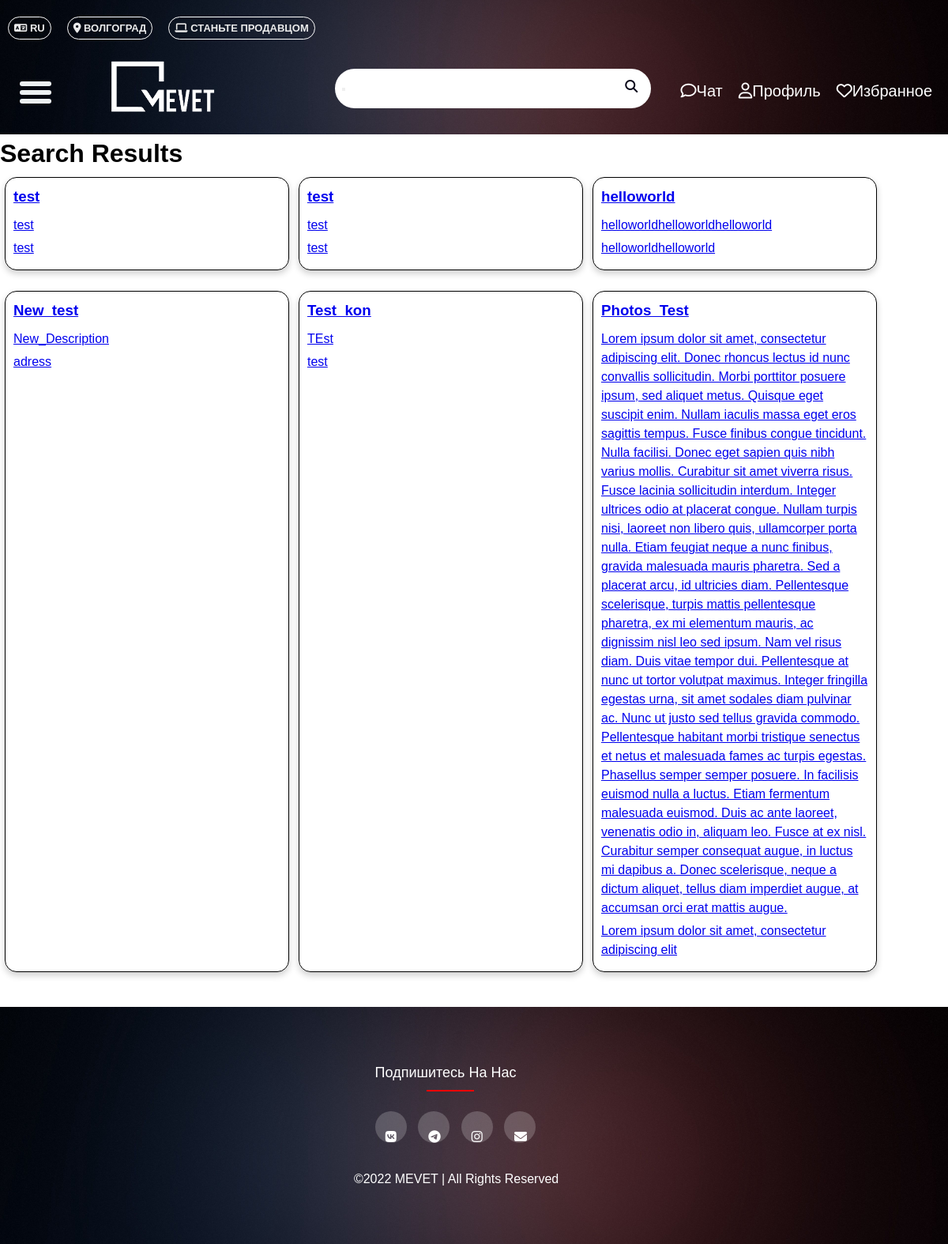
/search/, run on an earlier commit of the app's database.
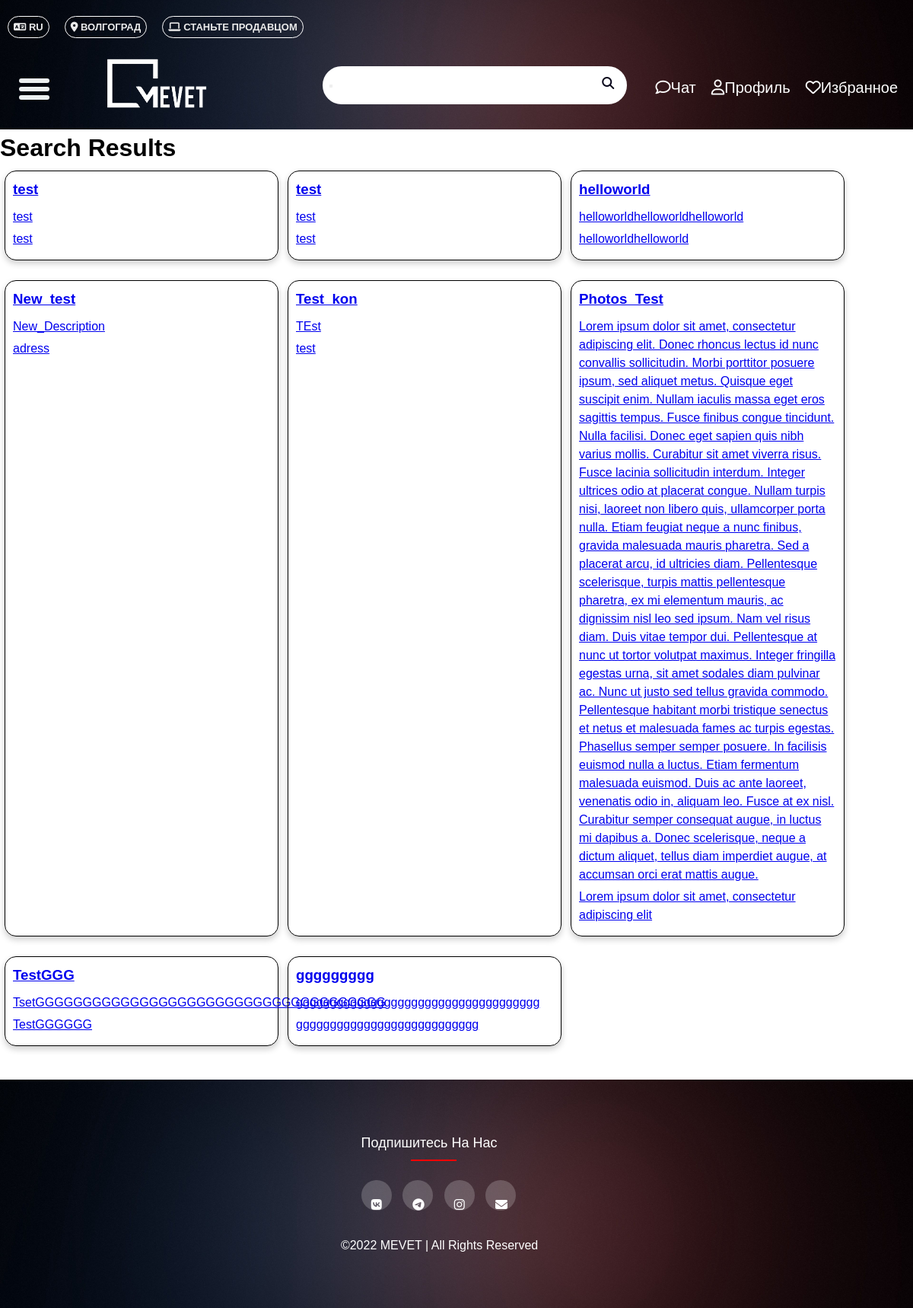
And on a later commit of the database.
### rental_ads/models.py (models this page shows, shortened)
class Rental(models.Model):
    category = models.ForeignKey(Category, on_delete=models.CASCADE)
    title = models.CharField(max_length=200)
    description = models.TextField()
    address = models.CharField(max_length=200)
    price = models.DecimalField(max_digits=10, decimal_places=2)
    contact = models.CharField(max_length=100)
    created_at = models.DateTimeField(auto_now_add=True)
    updated_at = models.DateTimeField(auto_now=True)
    main_image = models.ImageField(upload_to=rental_main_image_upload_path, blank=True, null=True)
    class Meta:
        verbose_name = "Rental"
        verbose_name_plural = "Rentals"

### rental_ads/views.py (the view)
# urls.py: path('search/', views.rental_search, name='rental_search'),
def rental_search(request):
    query = request.GET.get('query', '')
    rental_list = Rental.objects.filter(
        Q(title__icontains=query) |
        Q(description__icontains=query)
    )
    context = {'rental_list': rental_list}
    return render(request, 'rental_search_results.html', context)

### rental_ads/templates/rental_search_results.html
{% extends 'base.html' %}
{% block content %}
<h1>Search Results</h1>
<div class="rentals-container">
    {% for rental in rental_list %}
    <div class="rental-item">
        <a href="{% url 'rental_detail' category_name=rental.category.name rental_id=rental.id %}">
            <h3>{{ rental.title }}</h3>
            <p>{{ rental.description }}</p>
            <p>{{ rental.address }}</p>
        </a>
    </div>
    {% empty %}
    <p>No results found.</p>
    {% endfor %}
</div>
{% endblock %}

What changed in the data, as far as the page shows it:
added Rental: title "TestGGG", description "TsetGGGGGGGGGGGGGGGGGGGGGGGGGGGGGGGGGGGGG", address "TestGGGGGG"
added Rental: title "ggggggggg", description "gggggggggggggggggggggggggggggggggggg", address "ggggggggggggggggggggggggggg"
